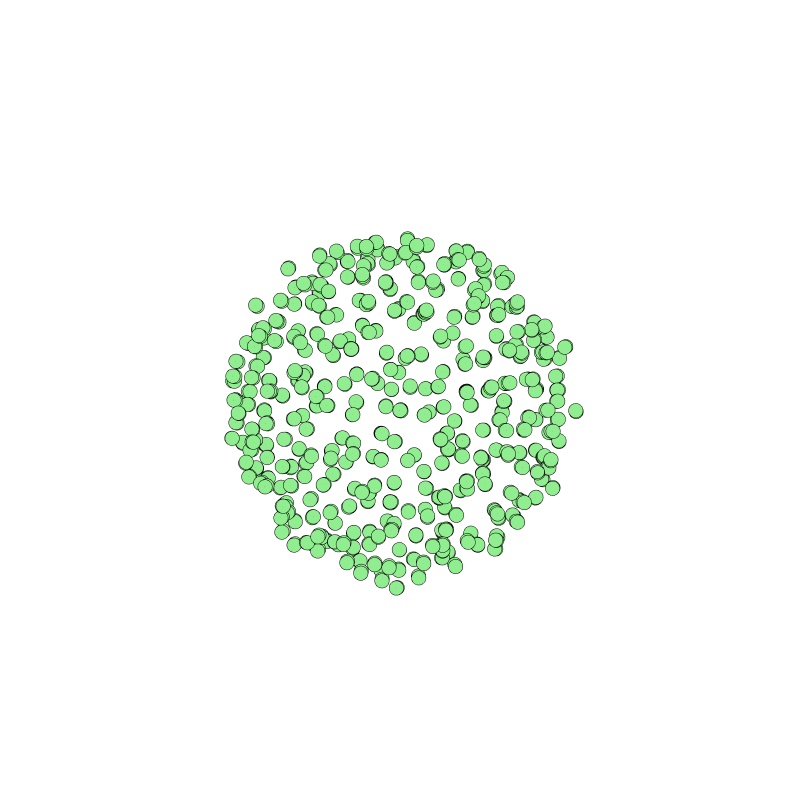

This figure's notebook cell:
### Code cell
#Include the traces we want to plot and create a figure
data = list(trace_edges.values())
data.append(trace_nodes)

#print(data)
fig = go.Figure(data=data, layout=layout)

fig.show()
